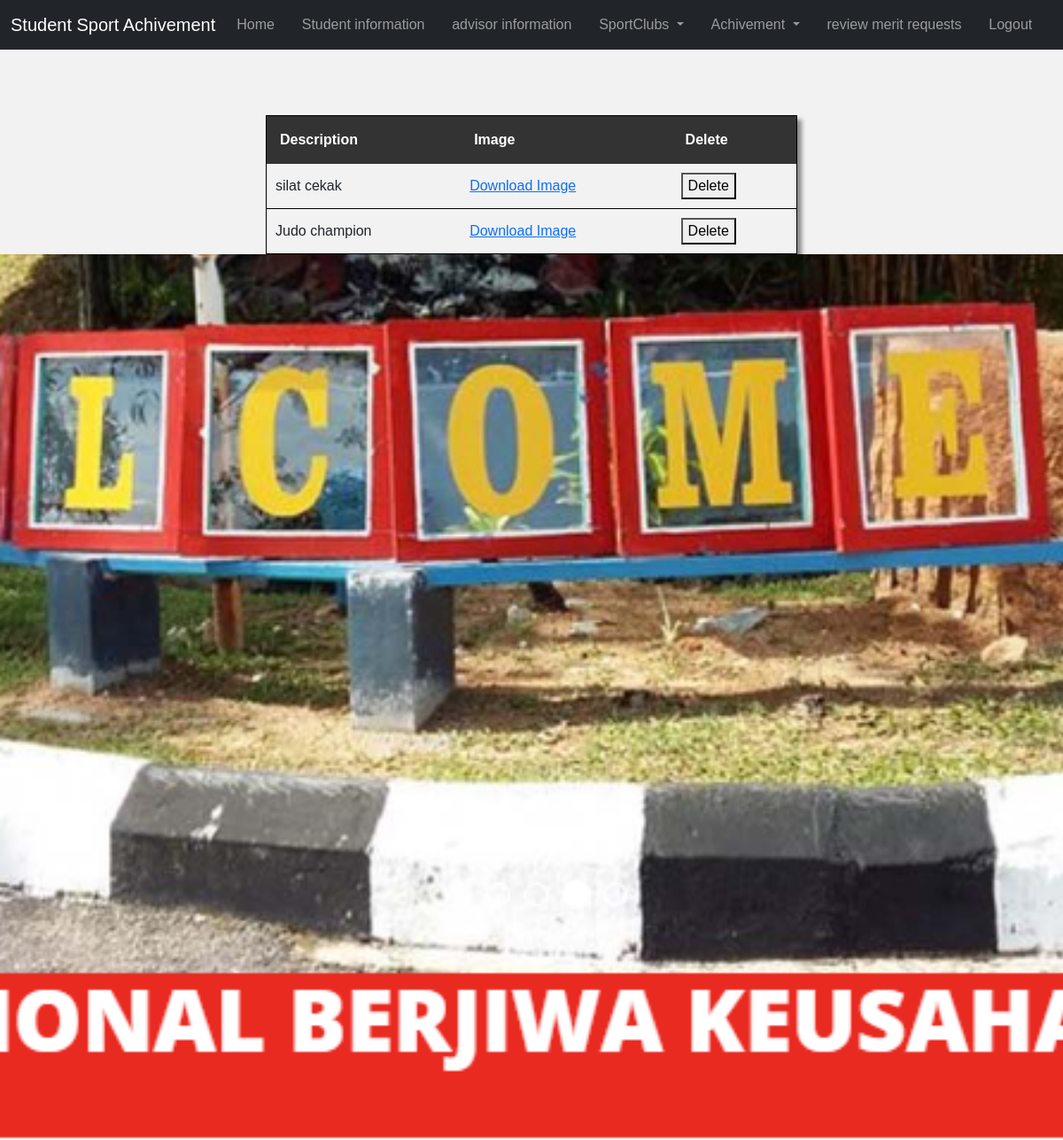
Screenshot of /Student/review_merit_requests with the database file from the repository.
### Tracking/models.py (models this page shows)
class MeritRequest(models.Model):
    description = models.TextField()
    image = models.ImageField(upload_to='merit_requests/')
    status = models.BooleanField(default=False)  # Set to True when reviewed

### Tracking/views.py (the view)
# urls.py: path('review_merit_requests', views.review_merit_requests, name='review_merit_requests'),
def review_merit_requests(request):
    merit_requests = MeritRequest.objects.filter(status=False)  # Fetch unreviewed requests
    return render(request, 'Tracking/review_merit_requests.html', {'merit_requests': merit_requests})

### Tracking/templates/Tracking/review_merit_requests.html (shortened to what this page needs)
{% include 'Tracking/Notbase3.html' %}
  <!DOCTYPE html>
  <html>
  <head>
    {% load static %}
    <link rel="stylesheet" href="{% static "Tracking/media/parallax.css" %}">
  </head>
  <body>
<table>
    <tr>
      <th>Description</th>
      <th>Image</th>
      <th>Delete</th>
    </tr>
    {% for request in merit_requests %}
      <tr>
        <td>{{ request.description }}</td>
        <td><a href="{{ request.image.url }}" download>Download Image</a></td>
        <td>
            <form method="post" action="{% url 'delete_merit_request' request.pk %}">
              <button type="submit">Delete</button>
            </form>
          </td>
      </tr>
    {% endfor %}
</table>
    <div class="parallax"></div>
    <div class="parallax"></div>
  </body>
  </html>

### Tracking/static/Tracking/media/parallax.css (style rules this page uses)
.parallax { background-image: url("img_parallax.jpg"); min-height: 500px; background-attachment: fixed; background-position: center; background-repeat: no-repeat; background-size: cover; }
@media only screen and (max-device-width: 1366px) { .parallax { background-attachment: scroll; } }

### Tracking/templates/Tracking/Notbase3.html (style rules this page uses)
body { background: #f4f4f4 }

### Tracking/templates/Tracking/review_merit_requests.html (style rules this page uses)
body { font-family: Arial, sans-serif; background-color: #f2f2f2; }
table { margin: 0 auto; border-collapse: collapse; border: 1px solid black; width: 50%; margin-top: 50px; box-shadow: 5px 5px 5px #888; }
th { background-color: #333; color: white; text-align: left; padding: 15px; }
td { padding: 10px; text-align: left; border-bottom: 1px solid black; }
tr:nth-child(even) { background-color: #f2f2f2; }
.parallax { height: 500px; background-attachment: fixed; background-position: center; background-repeat: no-repeat; background-size: cover; }

### rows the page displays
MeritRequest: description "silat cekak"
MeritRequest: description "Judo champion"
